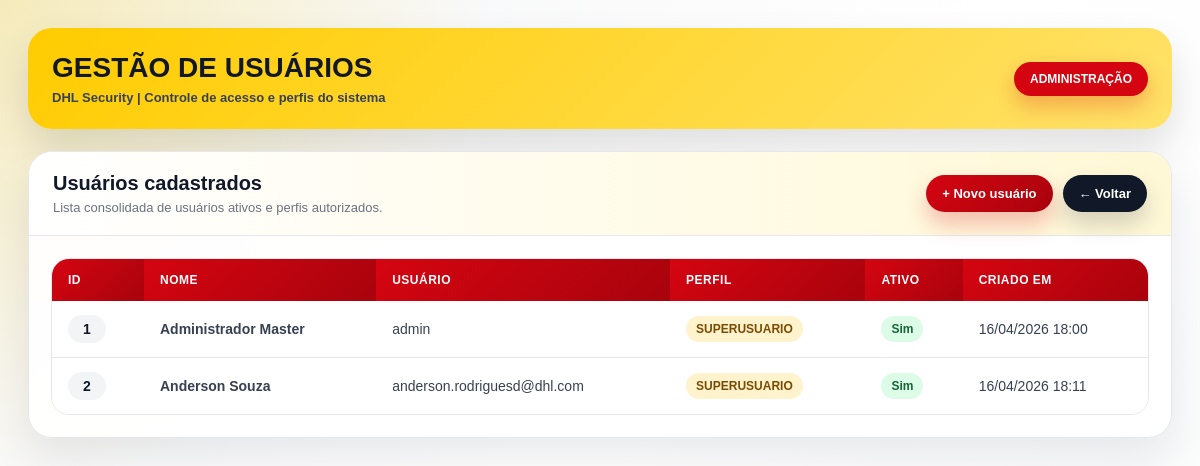
/usuarios (signed in), run on an earlier commit of the app's database.
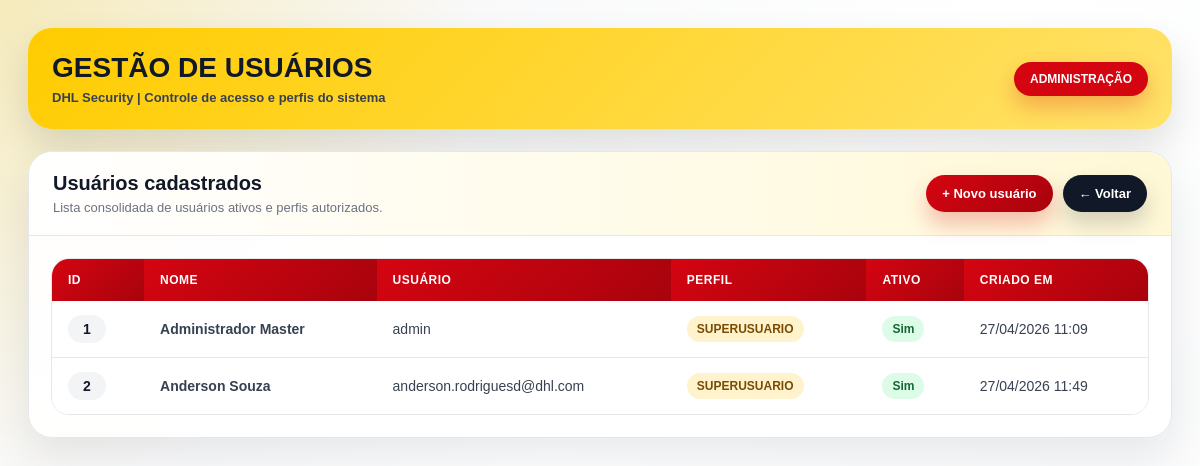
And on a later commit of the database.
### app.py (models this page shows)
class Usuario(db.Model):
    __tablename__ = "usuarios"
    id = db.Column(db.Integer, primary_key=True)
    nome = db.Column(db.String(120), nullable=False)
    username = db.Column(db.String(80), unique=True, nullable=False)
    senha_hash = db.Column(db.String(255), nullable=False)
    perfil = db.Column(db.String(30), nullable=False, default="OPERACIONAL")
    ativo = db.Column(db.Boolean, default=True)
    criado_em = db.Column(db.DateTime, default=datetime.utcnow)

### app.py (the view)
@app.route("/usuarios")
@login_required
@perfil_required("SUPERUSUARIO")
def listar_usuarios():
    usuarios = Usuario.query.order_by(Usuario.nome.asc()).all()
    return render_template("usuarios.html", usuarios=usuarios)

### app.py (called while the page is built)
def login_required(func):
    @wraps(func)
    def wrapper(*args, **kwargs):
        if not session.get("user_id"):
            flash("Faça login para continuar.", "warning")
            return redirect(url_for("login"))
        return func(*args, **kwargs)
    return wrapper

def perfil_required(*perfis):
    def decorator(func):
        @wraps(func)
        def wrapper(*args, **kwargs):
            if not session.get("user_id"):
                flash("Faça login para continuar.", "warning")
                return redirect(url_for("login"))
            perfil = (session.get("user_perfil") or "").upper()
            if perfil not in perfis:
                flash("Você não tem permissão para acessar esta área.", "danger")
                return redirect(url_for("ocorrencias"))
            return func(*args, **kwargs)
        return wrapper
    return decorator

### templates/usuarios.html (shortened to what this page needs)
<!doctype html>
<html lang="pt-br">
<head>
</head>
<body>
  <main class="page">
    <section class="hero">
      <div>
        <h1>Gestão de Usuários</h1>
        <p>DHL Security | Controle de acesso e perfis do sistema</p>
      </div>
      <div class="badge">ADMINISTRAÇÃO</div>
    </section>
    <section class="card">
      <div class="card-top">
        <div>
          <h2>Usuários cadastrados</h2>
          <p>Lista consolidada de usuários ativos e perfis autorizados.</p>
        </div>
        <div class="actions">
          <a href="{{ url_for('register') }}" class="btn btn-red">+ Novo usuário</a>
          <a href="{{ url_for('ocorrencias') }}" class="btn btn-dark">← Voltar</a>
        </div>
      </div>
      <div class="table-wrap">
        <table>
          <thead>
            <tr>
              <th>ID</th>
              <th>Nome</th>
              <th>Usuário</th>
              <th>Perfil</th>
              <th>Ativo</th>
              <th>Criado em</th>
            </tr>
          </thead>
          <tbody>
            {% for u in usuarios %}
            <tr>
              <td><span class="id-pill">{{ u.id }}</span></td>
              <td><strong>{{ u.nome }}</strong></td>
              <td>{{ u.username }}</td>
              <td><span class="perfil">{{ u.perfil }}</span></td>
              <td>
                {% if u.ativo %}
                  <span class="status-ativo">Sim</span>
                {% else %}
                  <span class="status-inativo">Não</span>
                {% endif %}
              </td>
              <td>{{ u.criado_em.strftime('%d/%m/%Y %H:%M') if u.criado_em else '-' }}</td>
            </tr>
            {% else %}
            <tr>
              <td colspan="6" class="empty">Nenhum usuário cadastrado.</td>
            </tr>
            {% endfor %}
          </tbody>
        </table>
      </div>
    </section>
  </main>
</body>
</html>

What changed in the data, as far as the page shows it:
changed Usuario "Administrador Master": criado_em "16/04/2026 18:00" → "27/04/2026 11:09"
changed Usuario "Anderson Souza": criado_em "16/04/2026 18:11" → "27/04/2026 11:49"
